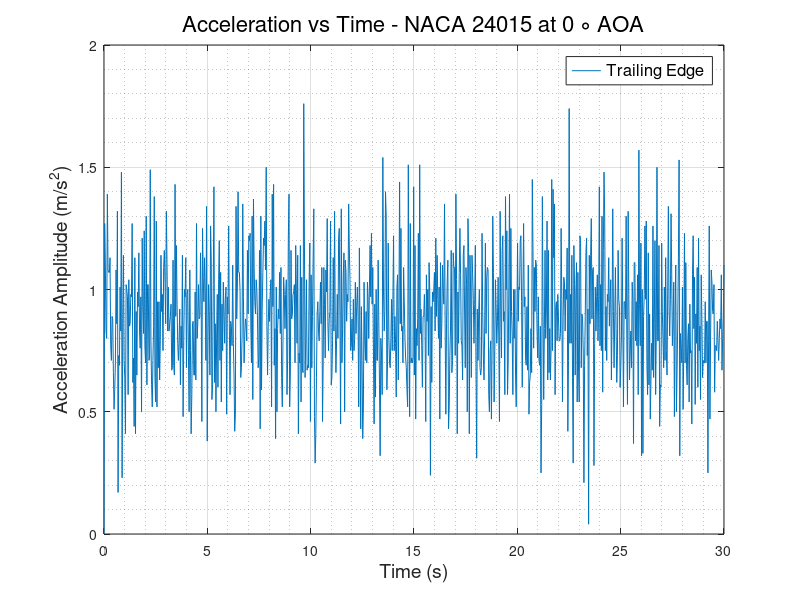
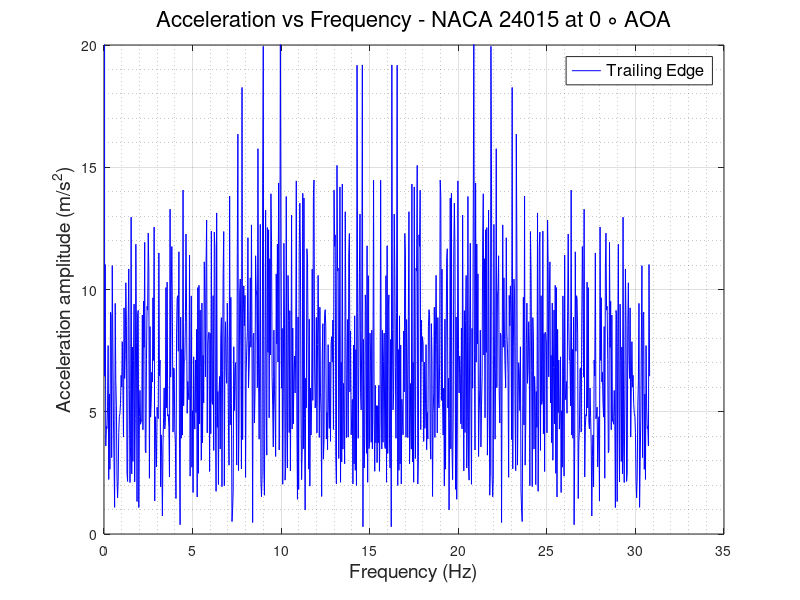

Write the MATLAB code that produced these figures, in order.
clc
clear
close all
%% READING ACCELEROMETER DATA and defining Variables
                      % TRAILING EDGE %
data   = xlsread('TE_900rpm.csv');
TE_time   = data(:,1);
TE_X_acc  = data(:,2);
TE_Y_acc  = data(:,3);
TE_Z_acc  = data(:,4);
TE_R_acc  = sqrt(TE_X_acc.^2 + TE_Y_acc.^2 + TE_Z_acc.^2);
% plot(TE_time,TE_R_acc)
N      = numel(TE_time);
Ts     = abs(diff(TE_time(1:2)));
fs     = 1/Ts;
f_axis = [0:N-1]*fs/N;
A_freq_TE = fft(TE_Z_acc);
figure(1)
plot(TE_time, TE_Z_acc)
grid on
grid minor
xlabel('Time (s)','FontSize',14,'FontWeight','normal')
ylabel('Acceleration Amplitude (m/s^2)','FontSize',14,'FontWeight','normal')
legend ('Trailing Edge','FontSize',12,'FontWeight','normal')
title('Acceleration vs Time - NACA 24015 at 0 \circ AOA','FontSize',16,'FontWeight','normal')
% ylim([0.5 2])
figure(2)
plot(f_axis,abs(A_freq_TE),'-b','LineWidth',0.5)
grid on 
grid minor
ylabel('Acceleration amplitude (m/s^2)','FontSize',14,'FontWeight','normal')
xlabel('Frequency (Hz)','FontSize',14,'FontWeight','normal')
ylim([0 20])
legend ('Trailing Edge','FontSize',12,'FontWeight','normal')
title('Acceleration vs Frequency - NACA 24015 at 0 \circ AOA','FontSize',16,'FontWeight','normal')
